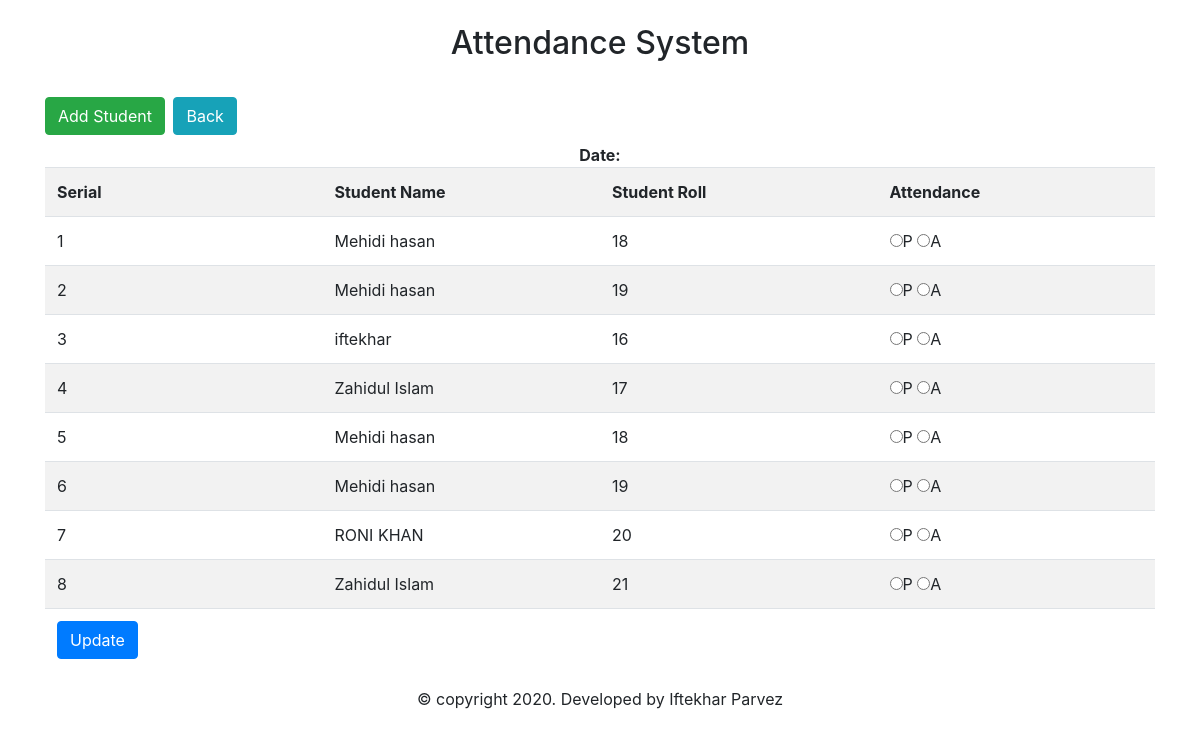
The page /student_view.php on the database its author committed.
### tables this page shows
CREATE TABLE IF NOT EXISTS `tbl_student` (
  `id` int(11) NOT NULL,
  `name` varchar(255) NOT NULL,
  `roll` int(11) NOT NULL
);

CREATE TABLE IF NOT EXISTS `tbl_attendance` (
  `id` int(11) NOT NULL,
  `roll` int(11) NOT NULL,
  `attend` varchar(255) NOT NULL,
  `att_time` date NOT NULL
);

### lib/Database.php (called while the page is built, shortened)
<?php
Class Database{
 public $host   = DB_HOST;
 public $user   = DB_USER;
 public $pass   = DB_PASS;
 public $dbname = DB_NAME;
 public $link;
private function connectDB(){
 $this->link = new mysqli($this->host, $this->user, $this->pass,
  $this->dbname);
 }
public function select($query){
  $result = $this->link->query($query) or
   die($this->link->error.__LINE__);
  if($result->num_rows > 0){
    return $result;
  } else {
    return false;
  }
 }
}

### lib/Student.php (called while the page is built, shortened)
<?php
$filepath = realpath(dirname(__FILE__));
include_once ($filepath.'/Database.php');
class Student{
	private $db;
	public function __construct(){
		$this->db = new Database();
	}
	public function getAllData($dt){
		$query = "SELECT tbl_student.name, tbl_attendance.*
		FROM tbl_student
		INNER JOIN tbl_attendance
		ON tbl_student.roll = tbl_attendance.roll
		WHERE att_time = '$dt'
		";
		$result = $this->db->select($query);
		return $result;
	}
}
?>

### student_view.php (the view, shortened to what this page needs)
<?php require_once('inc/header.php'); ?>
<?php require_once('lib/Student.php'); ?>
<?php
  $stu = new Student();
  $dt = $_GET['dt'];
?>
    <div class="top-area">
      <div class="container">
        <div class="row">
          <div class="col-md-12">
             <div class="panel panel-default">
              <div class="panel-heading">
                <h2>
                  <a class="btn btn-success" href="add.php">Add Student</a>
                  <a class="btn btn-info pull-right" href="date_view.php">Back</a>
                </h2>
              </div>
              <div class="panel-body">
                <div class="well text-center">
                  <strong>Date: </strong><?php echo $dt; ?>
                </div>
                <form action="" method="POST">
                  <table class="table table-striped">
                    <tr>
                      <th width="25%">Serial</th>
                      <th width="25%">Student Name</th>
                      <th width="25%">Student Roll</th>
                      <th width="25%">Attendance</th>
                    </tr>
                    <?php
                      $get_student = $stu->getAllData($dt);
                      if($get_student){
                        $i = 0;
                        while($value = $get_student->fetch_assoc()){
                          $i++;
                     ?>
                    <tr>
                      <td><?php  echo $i; ?></td>
                      <td><?php  echo $value['name']; ?></td>
                      <td><?php  echo $value['roll']; ?></td>
                      <td>
                        <input type="radio" name="attend[<?php echo $value['roll']; ?>]" value="present" <?php if($value['attend'] == "present"){echo "checked";} ?>>P
                        <input type="radio" name="attend[<?php echo $value['roll']; ?>]" value="absent" <?php if($value['attend'] == "absent"){echo "checked";} ?>>A
                      </td>
                    </tr>
                    <?php    } } ?>
                    <tr>
                      <td colspan="4">
                        <input class="btn btn-primary" type="submit" name="submit" value="Update">
                      </td>
                    </tr>
                  </table>
                </form>
              </div>
            </div>
          </div>
        </div>
      </div>
    </div>
 <?php require_once('inc/footer.php'); ?>

### inc/header.php (shortened to what this page needs)
<!doctype html>
<html lang="en">
  <head>
    <link rel="stylesheet" href="css/bootstrap.min.css" />
  </head>
  <body>
    <div class="container">
      <div class="well text-center">
        <br>
          <h2>Attendance System</h2><br>
      </div>
    </div>

### inc/footer.php (shortened to what this page needs)
 <div class="footer">
    <div class="container">
      <div class="row">
        <div class="col-md-12 text-center">
          <p>&copy; copyright 2020. Developed by Iftekhar Parvez</p>
        </div>
      </div>
    </div>
  </div>
  </body>
</html>

### rows shown on the page
tbl_student: name "Mehidi hasan", tbl_attendance.roll "18"
tbl_student: name "Mehidi hasan", tbl_attendance.roll "19"
tbl_student: name "iftekhar", tbl_attendance.roll "16"
tbl_student: name "Zahidul Islam", tbl_attendance.roll "17"
tbl_student: name "RONI KHAN", tbl_attendance.roll "20"
tbl_student: name "Zahidul Islam", tbl_attendance.roll "21"
